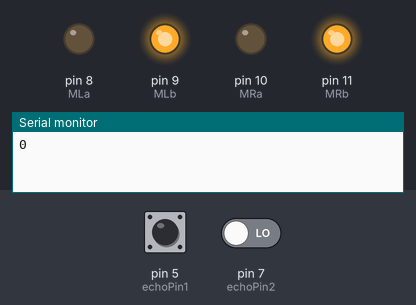
Bench run of a sketch on a simulated Arduino Uno, built with avr-gcc and run on an emulated ATmega328P. On the bench: output pins drawn as LEDs (lit = HIGH), the last lines printed to the serial monitor. The inputs (shaded band) are chosen by the test bench; at power-on: pin 5 (echoPin1) LOW, pin 7 (echoPin2) LOW. Pins used as bus, display or sensor lines are not drawn.

Above: at 1.2 s.
1.3 s: pin 5 (echoPin1) pulsed HIGH 5 times (0.12 s each, 0.3 s apart)
At 2.7 s:
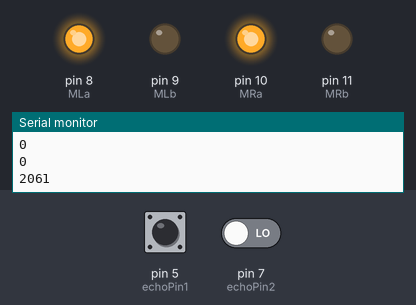
At 4.1 s:
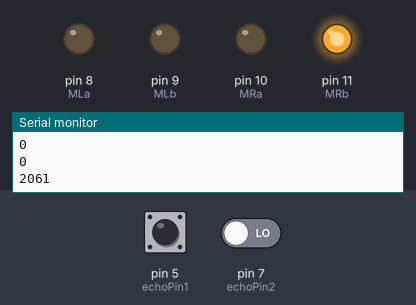
Timing chart, 0 to 5.9 s (numbered marks = the images above; inputs shaded):
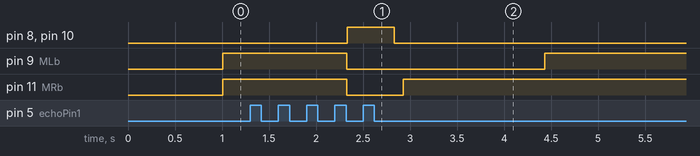

The sketch:

Edge-Detecting-Robot.ino
```cpp
#define trigPin1 4           // Trig Pin Of HC-SR04
#define echoPin1 5        // Echo Pin Of HC-SR04
#define trigPin2 6           // Trig Pin Of HC-SR04
#define echoPin2 7        // Echo Pin Of HC-SR04
#define MLa 8                   //left motor 1st pin
#define MLb 9                  //left motor 2nd pin
#define MRa 10               //right motor 1st pin
#define MRb 11               //right motor 2nd pin
long duration1, distance1, duration2, distance2 ;

void setup() {
  Serial.begin(9600);
  pinMode(MLa, OUTPUT);     // Set Motor Pins As O/P
  pinMode(MLb, OUTPUT);
  pinMode(MRa, OUTPUT);
  pinMode(MRb, OUTPUT);
  pinMode(trigPin1, OUTPUT);       // Set Trig Pin As O/P To Transmit Waves
  pinMode(echoPin1, INPUT);        //Set Echo Pin As I/P To Receive Reflected Waves
  pinMode(trigPin2, OUTPUT);       // Set Trig Pin As O/P To Transmit Waves
  pinMode(echoPin2, INPUT);        //Set Echo Pin As I/P To Receive Reflected Waves
  }

void loop()
{
  Serial.begin(9600);
  digitalWrite(trigPin1, LOW);
  delayMicroseconds(2);
  digitalWrite(trigPin1, HIGH);       // Transmit Waves For 10us
  delayMicroseconds(10);
  duration1 = pulseIn(echoPin1, HIGH);        // Receive Reflected Waves
  distance1 = duration1 / 58.2;                       // Get Distance
  Serial.println(distance1);
  delay(5);


  if (distance1 < 10 )               // Condition For Absence Of Obstacle
  {
    digitalWrite(MRb, HIGH);       // Move Forward
    digitalWrite(MRa, LOW);
    digitalWrite(MLb, HIGH);
    digitalWrite(MLa, LOW);

  }
  else if (distance1>15)            // Condition For Presence Of Obstacle
  {
    digitalWrite(MRb, LOW);     //Stop
    digitalWrite(MRa, LOW);
    digitalWrite(MLb, LOW);
    digitalWrite(MLa, LOW);
    delay(5);


    digitalWrite(MRb, LOW);     // Move Backward
    digitalWrite(MRa, HIGH);
    digitalWrite(MLb, LOW);
    digitalWrite(MLa, HIGH);
    delay(500);
    digitalWrite(MRb, LOW);        //Stop
    digitalWrite(MRa, LOW);
    digitalWrite(MLb, LOW);
    digitalWrite(MLa, LOW);
    delay(100);
    digitalWrite(MRb, HIGH);     // Move Left
    digitalWrite(MRa, LOW);
    digitalWrite(MLa, LOW);
    digitalWrite(MLb, LOW);
    delay(500);
  }

digitalWrite(trigPin2, LOW);
  delayMicroseconds(2);
  digitalWrite(trigPin2, HIGH);       // Transmit Waves For 10us
  delayMicroseconds(10);
  duration2 = pulseIn(echoPin2, HIGH);        // Receive Reflected Waves
  distance2 = duration2 / 58.2;                       // Get Distance
Serial.println(distance2);
  delay(5);


 if (distance2 < 10  )               // Condition For Absence Of Obstacle
  {
    digitalWrite(MRb, HIGH);       // Move Forward
    digitalWrite(MRa, LOW);
    digitalWrite(MLb, HIGH);
    digitalWrite(MLa, LOW);

  }
  else if (distance2>15 )            // Condition For Presence Of Obstacle
  {
    digitalWrite(MRb, LOW);     //Stop
    digitalWrite(MRa, LOW);
    digitalWrite(MLb, LOW);
    digitalWrite(MLa, LOW);
    delay(10);


    digitalWrite(MRb, LOW);     // Move Backward
    digitalWrite(MRa, HIGH);
    digitalWrite(MLb, LOW);
    digitalWrite(MLa, HIGH);
    delay(500);
    digitalWrite(MRb, LOW);        //Stop
    digitalWrite(MRa, LOW);
    digitalWrite(MLb, LOW);
    digitalWrite(MLa, LOW);
    delay(100);
    digitalWrite(MRb, HIGH);     // Move Left
    digitalWrite(MRa, LOW);
    digitalWrite(MLa, LOW);
    digitalWrite(MLb, LOW);
    delay(500);


  }
}
```

Measured:
- after the input at 1.3 s, pin 8 (MLa), pin 10 (MRa): LOW → HIGH after 1.0 s, → LOW 0.50 s later; pin 9 (MLb): HIGH → LOW after 1.0 s, → HIGH 2.1 s later; pin 11 (MRb): HIGH → LOW after 1.0 s, → HIGH 0.61 s later
